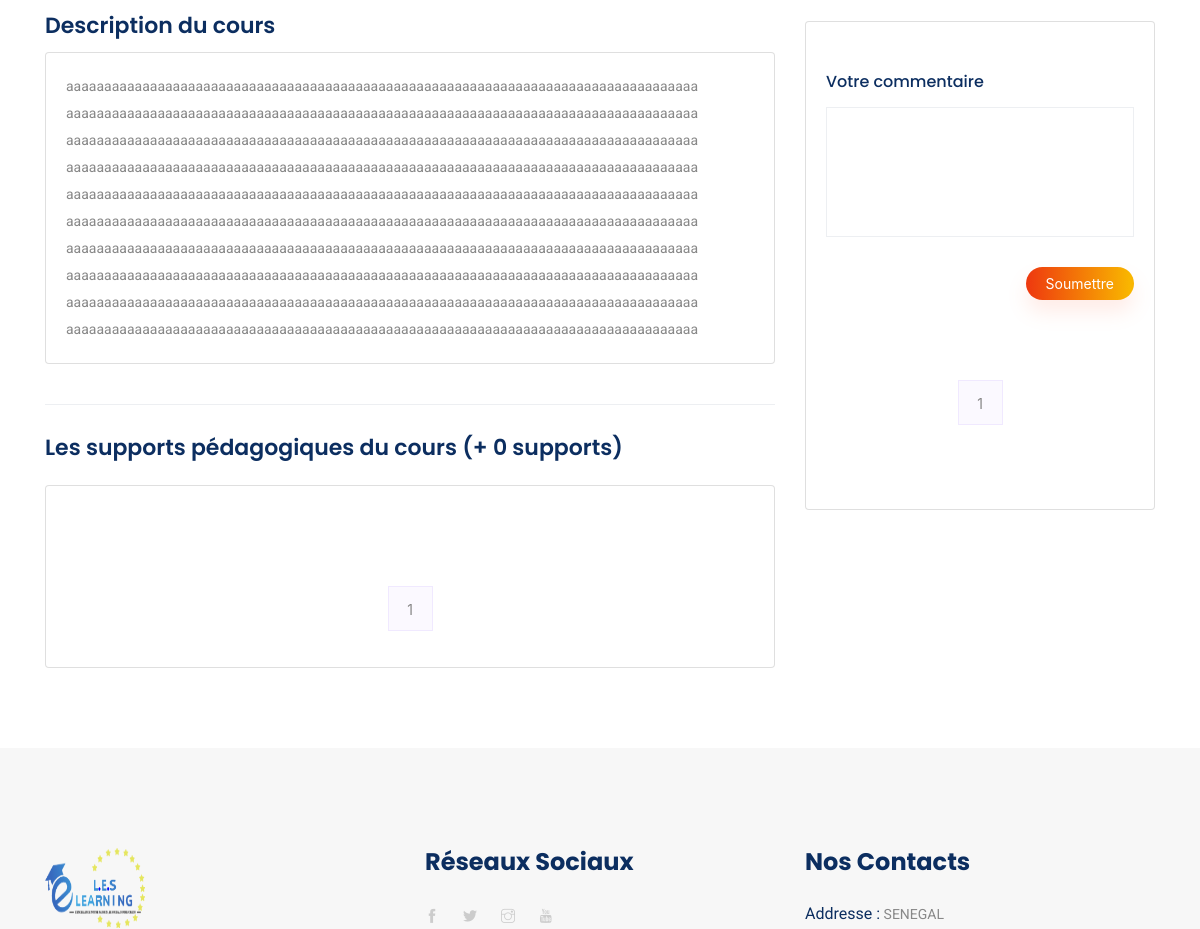
Page /cours/Terminale S/HG/La guerre Froide (signed in, middle part) on the earlier database version.
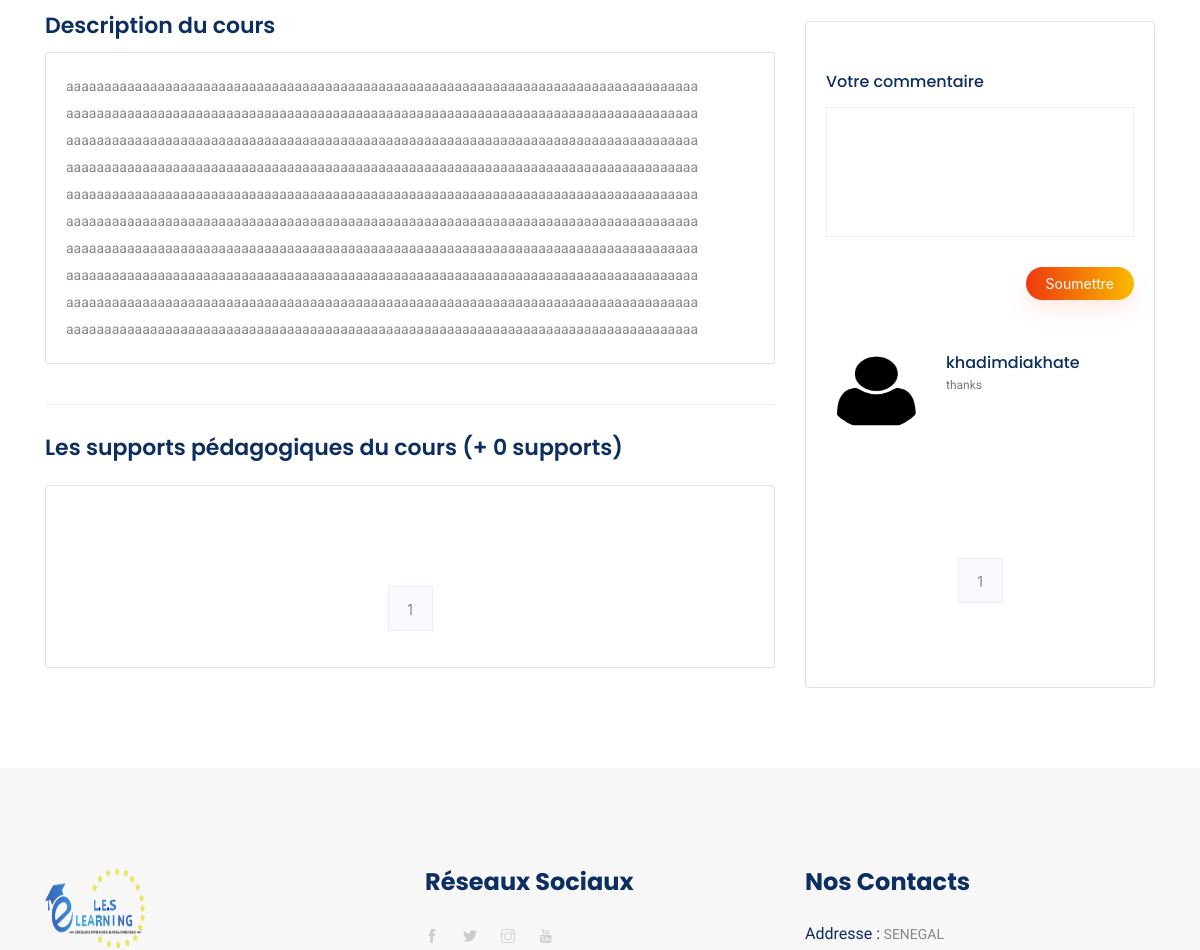
Same page on the later database version.
### Cours/models.py (models this page shows, shortened)
class Cours(models.Model):
    titre = models.CharField(max_length=50)
    description = models.TextField()
    categorie = models.CharField(max_length=50)
    niveau = models.ForeignKey(Niveau, on_delete=models.CASCADE)
    photo = models.ImageField(upload_to="./Cours", height_field=None, width_field=None, max_length=None)
    likes = models.ManyToManyField(Membre, blank=True, null=True)
    def nombre_likes(self):
            return self.likes.count()

class CoursFeedback(models.Model):
    feedback = models.TextField()
    membre = models.ForeignKey(Membre, on_delete=models.CASCADE)
    cours = models.ForeignKey(Cours, on_delete=models.CASCADE)
    date = models.DateField(auto_now=True, auto_now_add=False)

### Membre/models.py (models this page shows, shortened)
class Membre(models.Model):
    user = models.OneToOneField(User, on_delete=models.CASCADE)
    niveau = models.CharField(max_length=50)

### Cours/views.py (the view, shortened to what this page needs)
# urls.py: path('<str:niveau>/<str:categorie>/<str:titre>',views.Cours_details, name = "Cours_details" ),
def Cours_details(request,niveau, categorie, titre):
    niveau_ = Niveau.objects.get(niveau=niveau)
    niveau_id = niveau_.id
    cours = Cours.objects.get(Q(titre = titre), Q(niveau = niveau_id), Q(categorie = categorie))
    feedbacks = CoursFeedback.objects.filter(cours=cours).order_by('-id').distinct()
    documents = Documents_Cours.objects.filter(Q(cours = cours))
    som = documents.count()
    cours_enroll =Cours.objects.filter(membre_cours__membre__id=request.user.membre.id).distinct()
    if Membre_Cours.objects.filter(Q(membre=request.user.membre), Q(cours=cours)).exists():
            messages.error(request,'Vous avez deja suivi le cours !!!')
    paginator = Paginator(documents, 5)
    page = request.GET.get('page', 1)
    try:
            documents = paginator.page(page)
    except PageNotAnInteger:
            documents = paginator.page(1)
    except EmptyPage:
            documents = paginator.page(paginator.num_pages)
    paginator = Paginator(feedbacks, 5)
    page = request.GET.get('page', 1)
    try:
            feedbacks = paginator.page(page)
    except PageNotAnInteger:
            feedbacks = paginator.page(1)
    except EmptyPage:
            feedbacks = paginator.page(paginator.num_pages)
    return render(request, "Cours/cours-details.html", locals())

### Templates/Cours/cours-details.html (shortened to what this page needs)
{% extends "Layouts/base.html" %}
{% block content %}
{% load static %}
    <section class="course_details_area section_padding">
        <div class="container">
            <div class="row">
                <div class="col-lg-8 course_details_left">
                    <div class="content_wrapper" >
                        <h4 class="title_top">Description du cours</h4>
                        <div class="card" >
                            <div class="card-body">
                              <p class="card-text"> {{cours.description|linebreaksbr}} </p>
                            </div>
                        </div>
                        <div class="row">
                            <div class="col-lg-12">
                                <h4 class="title">Les supports pédagogiques du cours (+ {{som}} supports)</h4>
                            </div>
                        </div>
                        <div class="card" >
                            <div class="card-body">
                        <div class="content">
                            <div class="mt-5">
                                <nav class="blog-pagination justify-content-center d-flex">
                                    <ul class="pagination">
                                        {% for p in documents.paginator.page_range %}
                                        {% if documents.number == p  %}
                                        <li class="page-item active"><a class="page-link" href="?page={{p}}">{{p}}</a></li>
                                        {% else %}
                                        <li class="page-item"><a class="page-link" href="?page={{p}}">{{p}}</a></li>
                                        {% endif %}
                                        {% endfor %}
                                    </ul>
                                </nav>
                            </div>
                        </div>
                        </div>
                        </div>
                    </div>
                </div>
                <div class="col-lg-4 right-contents">
                        <div class="card mt-5" >
                        <div class="card-body">
                        <div class="feedeback">
                            <h6>Votre commentaire</h6>
                            <form action="{% url 'Cours_details'  cours.niveau.niveau cours.categorie cours.titre %}" method="POST">
                                <textarea name="feedback" class="form-control" cols="10" rows="10"></textarea>
                                <div class="mt-10 text-right">
                                    <button  type="submit" class="btn_1">Soumettre</button>
                                </div>
                            </form>
                        </div>
                        <div class="comments-area mb-5">
                            {% for feed in feedbacks  %}
                            <div class="comment-list">
                                <div class="single-comment single-reviews justify-content-between d-flex">
                                    <div class="user justify-content-between d-flex">
                                        <div class="thumb">
                                            <img class="rounded-circle" src="{% static 'img/cource/cource_1.png' %}" alt="" width="50" height="80">
                                        </div>
                                        <div class="desc">
                                            <h5><a href="#">{{feed.membre.user.username}}</a>
                                            </h5>
                                            <p class="comment">
                                                {{feed.feedback|linebreaksbr}}
                                            </p>
                                        </div>
                                    </div>
                                </div>
                            </div>
                            {% endfor %}
                            <nav class="blog-pagination justify-content-center d-flex">
                                <ul class="pagination">
                                    {% for p in feedbacks.paginator.page_range %}
                                    {% if feedbacks.number == p  %}
                                    <li class="page-item active"><a class="page-link" href="?page={{p}}">{{p}}</a></li>
                                    {% else %}
                                    <li class="page-item"><a class="page-link" href="?page={{p}}">{{p}}</a></li>
                                    {% endif %}
                                    {% endfor %}
                                </ul>
                            </nav>
                        </div>
                    </div>
                    </div>
                    </div>
                </div>
            </div>
    </section>
    {% endblock content %}

### Templates/Layouts/base.html (shortened to what this page needs)
{% load static %}
<!doctype html>
<html lang="en">
<head>
    <link rel="stylesheet" href="{% static 'css/bootstrap.min.css' %}">
    <link rel="stylesheet" href="{% static 'css/animate.css' %}">
    <link rel="stylesheet" href="{% static 'css/owl.carousel.min.css' %}">
    <link rel="stylesheet" href="{% static 'css/themify-icons.css' %}">
    <link rel="stylesheet" href="{% static 'css/flaticon.css' %}">
    <link rel="stylesheet" href="{% static 'css/magnific-popup.css' %}">
    <link rel="stylesheet" href="{% static 'css/slick.css' %}">
    <link rel="stylesheet" href="{% static 'css/nice-select.css' %}">
    <link rel="stylesheet" href="{% static 'css/style.css' %}">
    <link rel="stylesheet" href="https://cdnjs.cloudflare.com/ajax/libs/font-awesome/4.7.0/css/font-awesome.min.css">
    <link rel="stylesheet" href="https://stackpath.bootstrapcdn.com/bootstrap/4.5.0/css/bootstrap.min.css">
</head>
<body>
    {% block content %}  {% endblock content %}
    {% include "Layouts/footer.html" %}
</body>
</html>

### Templates/Layouts/header.html (shortened to what this page needs)
{% block content %}
{% load static %}
{% endblock content %}

### Templates/Layouts/footer.html (shortened to what this page needs)
{% block content %}
{% load static %}
  {% load crispy_forms_tags %}
   <footer class="footer-area">
    <div class="container">
        <div class="row justify-content-between">
            <div class="col-sm-6 col-md-4 col-xl-3">
                <div class="single-footer-widget footer_1">
                    <a href="{% url 'Accueil' %}"> <img src="{% static 'img/logo2.png' %}" alt="" width="100" height="80"> </a>
                </div>
            </div>
            <div class="col-sm-6 col-md-3 col-xl-3">
                <div class="single-footer-widget footer_2">
                    <h4>Réseaux Sociaux</h4>
                    <div class="social_icon">
                        <a  href="https://web.facebook.com/groups/623660954869978"> <i class="ti-facebook" style="size: 50px;"></i> </a>
                        <a href="https://twitter.com/SenegalaisesLes?s=09"> <i class="ti-twitter-alt"></i> </a>
                        <a href="https://www.instagram.com/invites/contact/?i=1le30ysf6ljat&utm_content=c6fafjd"> <i class="ti-instagram"></i> </a>
                        <a href="https://www.youtube.com/channel/UCrQiYXc1J0eq5AH9ZdtGcxw"> <i class="ti-youtube"></i> </a>
                    </div>
                </div>
            </div>
            <div class="col-xl-4 col-sm-6 col-md-4">
                <div class="single-footer-widget footer_2">
                    <h4>Nos Contacts</h4>
                    <div class="contact_info">
                        <p><span> Addresse :</span> SENEGAL </p>
                    </div>
                </div>
            </div>
        </div>
    </div>
</footer>
{% endblock content %}

Differences in the rows shown:
added CoursFeedback: membre.user.username "khadimdiakhate", feedback "thanks"
